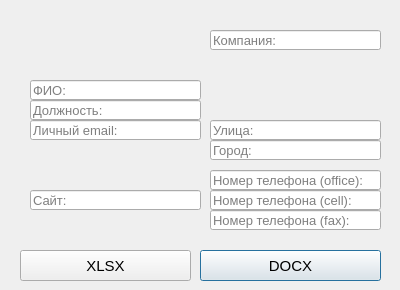
<?xml version="1.0" encoding="UTF-8"?>
<ui version="4.0">
 <class>Dialog</class>
 <widget class="QDialog" name="Dialog">
  <property name="geometry">
   <rect>
    <x>0</x>
    <y>0</y>
    <width>400</width>
    <height>290</height>
   </rect>
  </property>
  <property name="minimumSize">
   <size>
    <width>400</width>
    <height>290</height>
   </size>
  </property>
  <property name="maximumSize">
   <size>
    <width>400</width>
    <height>290</height>
   </size>
  </property>
  <property name="windowTitle">
   <string>Dialog</string>
  </property>
  <widget class="QLineEdit" name="lineEdit">
   <property name="geometry">
    <rect>
     <x>210</x>
     <y>30</y>
     <width>171</width>
     <height>20</height>
    </rect>
   </property>
   <property name="font">
    <font>
     <pointsize>10</pointsize>
    </font>
   </property>
   <property name="frame">
    <bool>true</bool>
   </property>
   <property name="placeholderText">
    <string>Компания:</string>
   </property>
  </widget>
  <widget class="QLineEdit" name="lineEdit_2">
   <property name="geometry">
    <rect>
     <x>30</x>
     <y>80</y>
     <width>171</width>
     <height>20</height>
    </rect>
   </property>
   <property name="font">
    <font>
     <pointsize>10</pointsize>
    </font>
   </property>
   <property name="placeholderText">
    <string>ФИО:</string>
   </property>
  </widget>
  <widget class="QPushButton" name="btn_wrd">
   <property name="geometry">
    <rect>
     <x>200</x>
     <y>250</y>
     <width>181</width>
     <height>31</height>
    </rect>
   </property>
   <property name="font">
    <font>
     <pointsize>11</pointsize>
    </font>
   </property>
   <property name="text">
    <string>DOCX</string>
   </property>
  </widget>
  <widget class="QLineEdit" name="lineEdit_3">
   <property name="geometry">
    <rect>
     <x>30</x>
     <y>100</y>
     <width>171</width>
     <height>20</height>
    </rect>
   </property>
   <property name="font">
    <font>
     <pointsize>10</pointsize>
    </font>
   </property>
   <property name="placeholderText">
    <string>Должность:</string>
   </property>
  </widget>
  <widget class="QLineEdit" name="lineEdit_4">
   <property name="geometry">
    <rect>
     <x>30</x>
     <y>120</y>
     <width>171</width>
     <height>20</height>
    </rect>
   </property>
   <property name="font">
    <font>
     <pointsize>10</pointsize>
    </font>
   </property>
   <property name="placeholderText">
    <string>Личный email:</string>
   </property>
  </widget>
  <widget class="QLineEdit" name="lineEdit_5">
   <property name="geometry">
    <rect>
     <x>210</x>
     <y>190</y>
     <width>171</width>
     <height>20</height>
    </rect>
   </property>
   <property name="font">
    <font>
     <pointsize>10</pointsize>
    </font>
   </property>
   <property name="placeholderText">
    <string>Номер телефона (cell):</string>
   </property>
  </widget>
  <widget class="QLineEdit" name="lineEdit_6">
   <property name="geometry">
    <rect>
     <x>210</x>
     <y>120</y>
     <width>171</width>
     <height>20</height>
    </rect>
   </property>
   <property name="font">
    <font>
     <pointsize>10</pointsize>
    </font>
   </property>
   <property name="placeholderText">
    <string>Улица:</string>
   </property>
  </widget>
  <widget class="QLineEdit" name="lineEdit_7">
   <property name="geometry">
    <rect>
     <x>210</x>
     <y>140</y>
     <width>171</width>
     <height>20</height>
    </rect>
   </property>
   <property name="font">
    <font>
     <pointsize>10</pointsize>
    </font>
   </property>
   <property name="placeholderText">
    <string>Город:</string>
   </property>
  </widget>
  <widget class="QLineEdit" name="lineEdit_8">
   <property name="geometry">
    <rect>
     <x>30</x>
     <y>190</y>
     <width>171</width>
     <height>20</height>
    </rect>
   </property>
   <property name="font">
    <font>
     <pointsize>10</pointsize>
    </font>
   </property>
   <property name="placeholderText">
    <string>Сайт:</string>
   </property>
  </widget>
  <widget class="QPushButton" name="btn_xl">
   <property name="geometry">
    <rect>
     <x>20</x>
     <y>250</y>
     <width>171</width>
     <height>31</height>
    </rect>
   </property>
   <property name="font">
    <font>
     <pointsize>11</pointsize>
    </font>
   </property>
   <property name="text">
    <string>XLSX</string>
   </property>
  </widget>
  <widget class="QLabel" name="label_9">
   <property name="geometry">
    <rect>
     <x>6</x>
     <y>2</y>
     <width>391</width>
     <height>241</height>
    </rect>
   </property>
   <property name="text">
    <string/>
   </property>
   <property name="pixmap">
    <pixmap>temp2.png</pixmap>
   </property>
  </widget>
  <widget class="QLineEdit" name="lineEdit_9">
   <property name="geometry">
    <rect>
     <x>210</x>
     <y>170</y>
     <width>171</width>
     <height>20</height>
    </rect>
   </property>
   <property name="font">
    <font>
     <pointsize>10</pointsize>
    </font>
   </property>
   <property name="placeholderText">
    <string>Номер телефона (office):</string>
   </property>
  </widget>
  <widget class="QLineEdit" name="lineEdit_10">
   <property name="geometry">
    <rect>
     <x>210</x>
     <y>210</y>
     <width>171</width>
     <height>20</height>
    </rect>
   </property>
   <property name="font">
    <font>
     <pointsize>10</pointsize>
    </font>
   </property>
   <property name="placeholderText">
    <string>Номер телефона (fax):</string>
   </property>
  </widget>
  <zorder>label_9</zorder>
  <zorder>lineEdit</zorder>
  <zorder>lineEdit_2</zorder>
  <zorder>btn_wrd</zorder>
  <zorder>lineEdit_3</zorder>
  <zorder>lineEdit_4</zorder>
  <zorder>lineEdit_5</zorder>
  <zorder>lineEdit_6</zorder>
  <zorder>lineEdit_7</zorder>
  <zorder>lineEdit_8</zorder>
  <zorder>btn_xl</zorder>
  <zorder>lineEdit_9</zorder>
  <zorder>lineEdit_10</zorder>
 </widget>
 <resources/>
 <connections/>
</ui>
